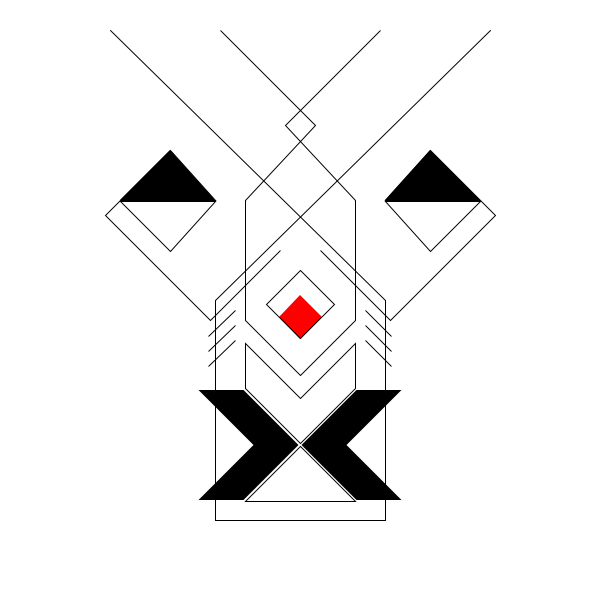
Frame 1 (no input)
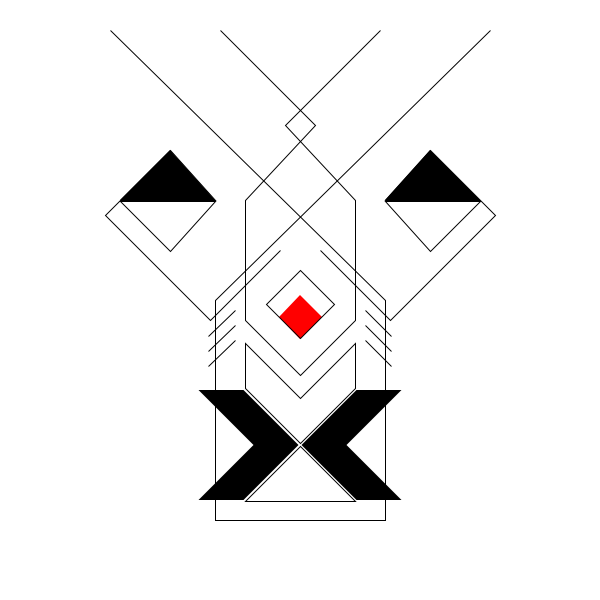
Frame 60 (the mouse pressed at the canvas centre just before this capture)
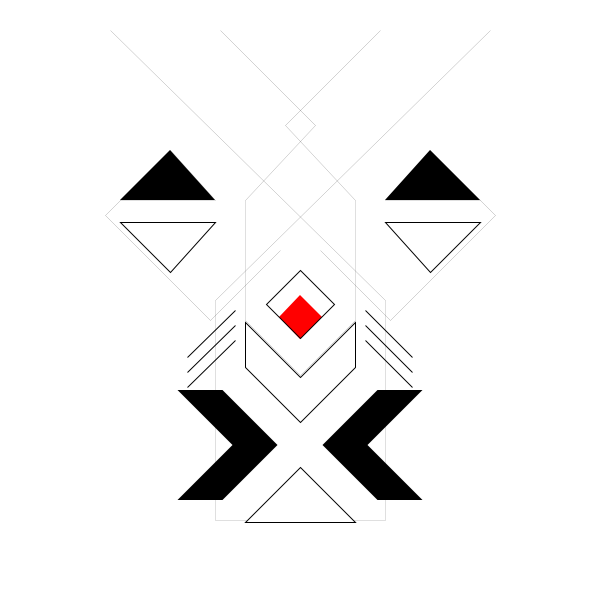
Frame 120 (the mouse held since frame 60 and released just before this capture)

The Processing sketch that drew these frames (run headless with seeded random() and noise(); from frame 60 on, the mouse is pressed at the canvas centre):

// Processing sketch: processing_63678
// ── processing_63678.pde

// size
int val=250;
void setup() {

  size(600, 600);
  smooth();
  background(255);
}
//240-280
void draw() {
  float mx=map(mouseX, 50, 550, 245, 280);
  float mw=dist(mouseX, mouseY, pmouseX, pmouseY);
  background(255);


  //FACE - does not move
  if (mousePressed == true) {
    strokeWeight(mw/3);
    stroke(0+mw*5, 0, 0);
  }
  noFill();
  beginShape();
  vertex(490, 30);
  vertex(215, 300);
  vertex(215, 520);
  vertex(385, 520);
  vertex(385, 300);
  vertex(110, 30);
  endShape();

  //RIGHT EYE
  if (mousePressed == true) {
    strokeWeight(mw/3);
    stroke(0+mw*5, 0, 0);
  }

  noFill();
  strokeCap(SQUARE);
  beginShape();
  vertex(320, 250);
  vertex(390, 320);
  vertex(495, 215);
  vertex(430, 150);
  vertex(385, 200);
  vertex(480, 200);
  endShape();
  fill(0);
  noStroke();
  triangle(430, 150, 385, 200, 480, 200);
  //UNDER RIGHT EYE
  strokeWeight(1);
  stroke(0);

  fill(255);

  triangle(385, mx-40, 480, mx-40, 430, mx+10);

  //LEFT EYE
  strokeCap(SQUARE);
  noFill();
  if (mousePressed == true) {
    strokeWeight(mw/3);
    stroke(0+mw*5, 0, 0);
  }
  beginShape();
  vertex(280, 250);
  vertex(210, 320);
  vertex(105, 215);
  vertex(170, 150);
  vertex(215, 200);
  vertex(120, 200);
  endShape();
  strokeWeight(1);
  fill(0);
  noStroke();
  triangle(120, 200, 215, 200, 170, 150);

  //UNDER LEFT EYE
  stroke(0);
 fill(255);
  triangle(120, mx-40, 215, mx-40, 170, mx+10);

  // NOSE does not move

  fill(255-mw*5, 0, 0);
  noStroke();
  quad(300, 295, 322, 317, 300, 339, 279, 317);
  noFill();
  stroke(0);
  quad(300, 338, 266, 304, 300, 270, 334, 304);
  if (mousePressed == true) {
    strokeWeight(mw/3);
    stroke(0+mw*5, 0, 0);
  }
  beginShape();
  vertex(220, 30);
  vertex(315, 125);
  vertex(245, 200);
  vertex(245, 320);
  vertex(300, 375);
  vertex(355, 320);
  vertex(355, 200);
  vertex(285, 125);
  vertex(380, 30);
  endShape();

  //MOUTH TOP *
  stroke(0);
  strokeWeight(1);
  fill(255);
  beginShape();
  vertex(300, 685-mx);
  vertex(245, 630-mx);
  vertex(245, 585-mx);
  vertex(300, 640-mx);
  vertex(355, 585-mx);
  vertex(355, 630-mx);
  endShape(CLOSE);

  //MOUTH BOTTOM *
  beginShape();
  fill(255);
  vertex(300, mx+205);
  vertex(245, mx+260);
  vertex(355, mx+260);
  endShape(CLOSE);




  //MOUTH RIGHT *
  fill(0);
  noStroke();
  beginShape();
  vertex(mx+60, 445);
  vertex(mx+115, 390);
  vertex(mx+160, 390);
  vertex(mx+105, 445);
  vertex(mx+160, 500);
  vertex(mx+115, 500);
  endShape(CLOSE);



  //MOUTH LEFT *
  fill(0);
  noStroke();
  beginShape();
  vertex(540-mx, 445);
  vertex(485-mx, 390);
  vertex(440-mx, 390);
  vertex(495-mx, 445);
  vertex(440-mx, 500);
  vertex(485-mx, 500);
  endShape(CLOSE);

  //WHISKERS *
  noFill();
  stroke(0);
  line(365, 310, mx+150, mx+95);
  line(365, 325, mx+150, mx+110);
  line(365, 340, mx+150, mx+125);

  line(450-mx, mx+95, 235, 310);
  line(450-mx, mx+110, 235, 325);
  line(450-mx, mx+125, 235, 340);
}
